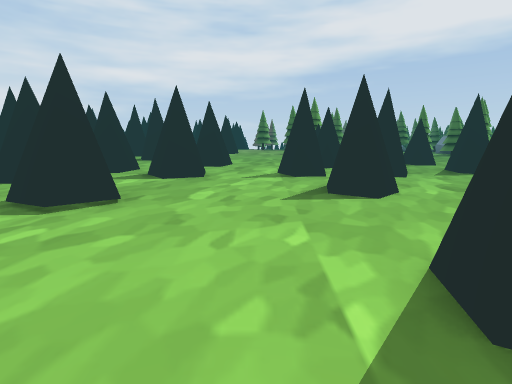
view 1 (above)

22 first-person views from a walk through a 3-D level made in the Unity game engine. The camera is 1.3 m above the floor, tilts 8° down and sees 80° across. The floor is counted in squares, 1 m on a side. Each view is taken from the middle of a square. On the plan, view 1 faces up. The plan holds only what a view shows up to about 14 squares ahead; the rest is blank. The place goes on beyond the plan. The player character is not drawn. Some animated figures are not drawn.

view 2
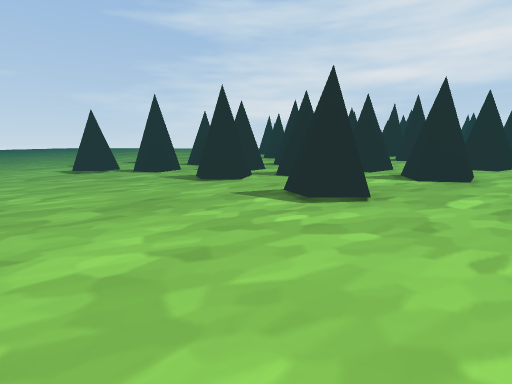

view 3
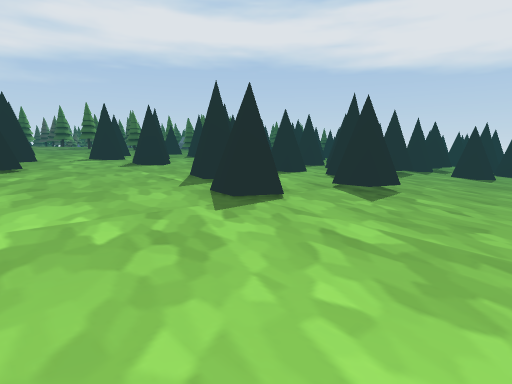

view 4
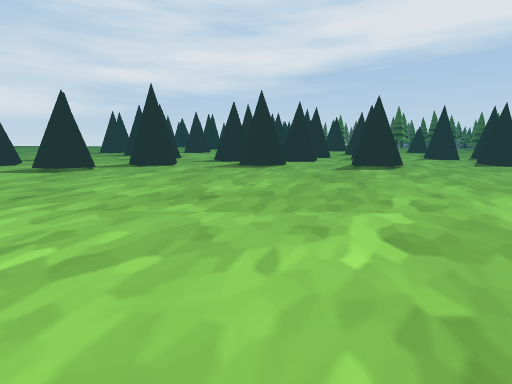

view 5
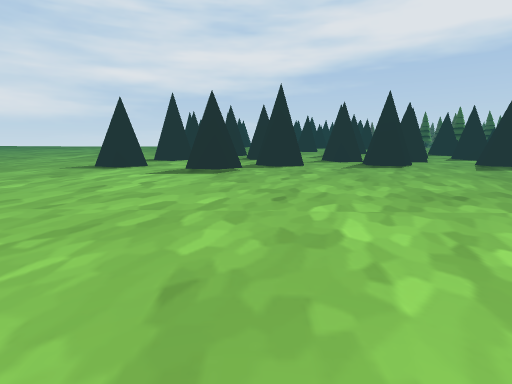

view 6
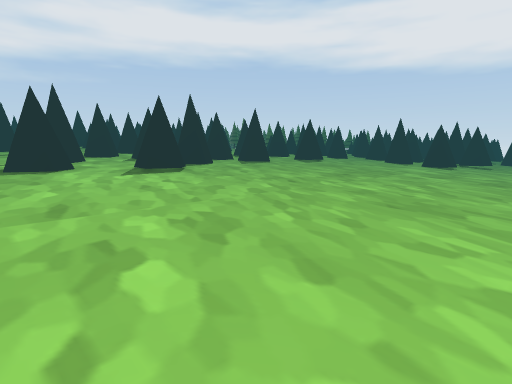

view 7
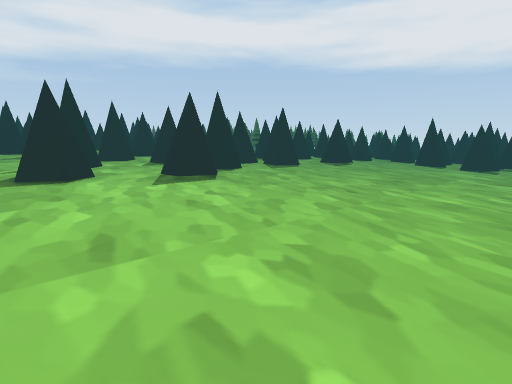

view 8
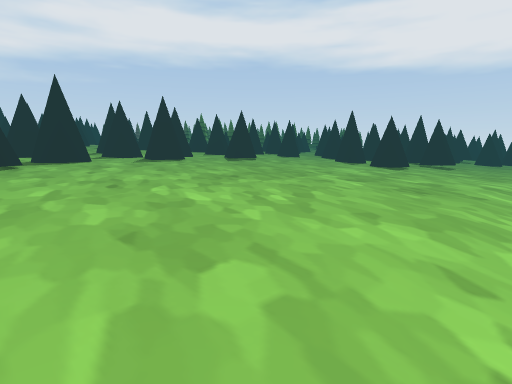

view 9
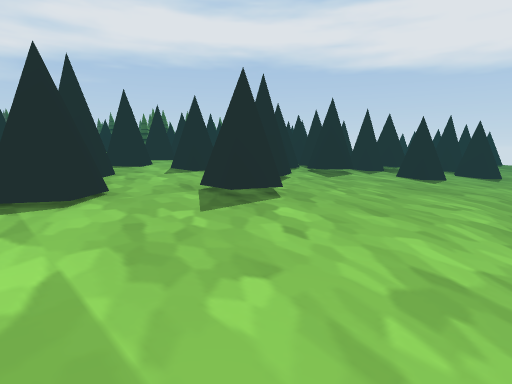

view 10
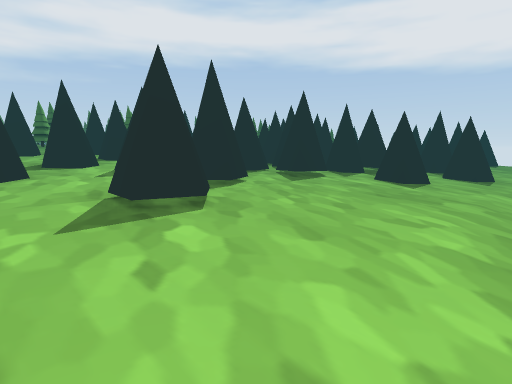

view 11
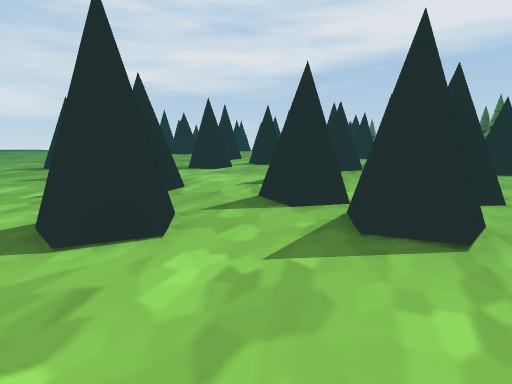

view 12
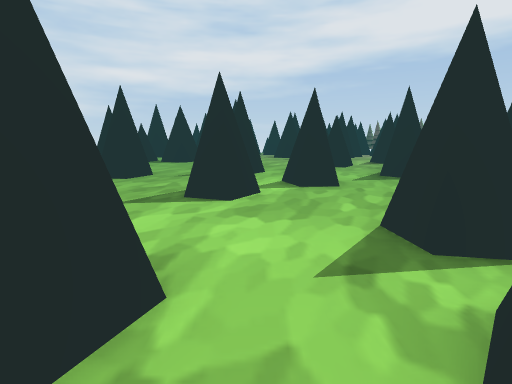

view 13
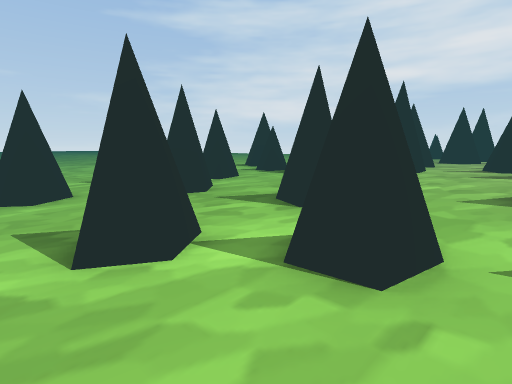

view 14
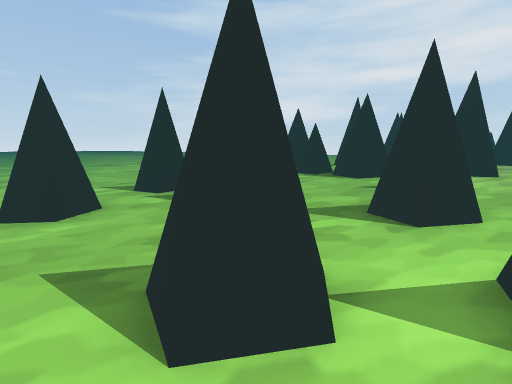

view 15
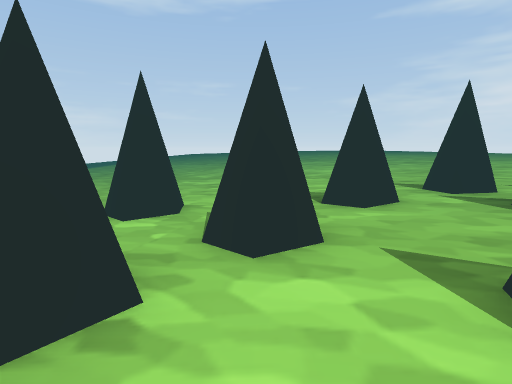

view 16
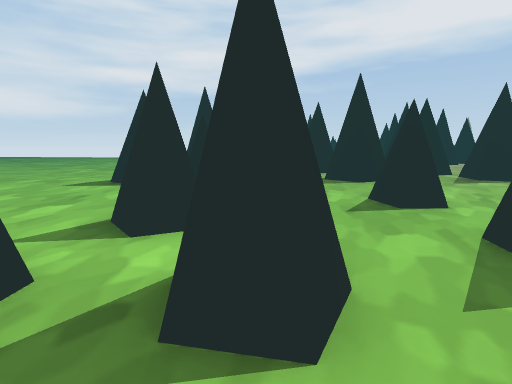

view 17
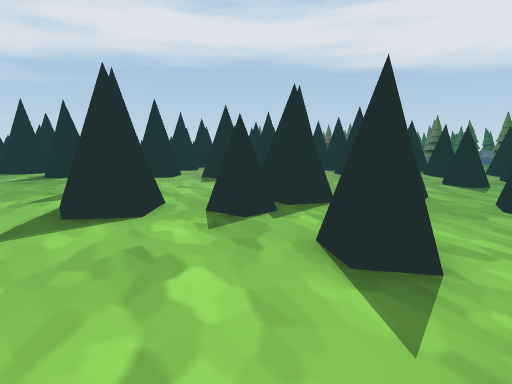

view 18
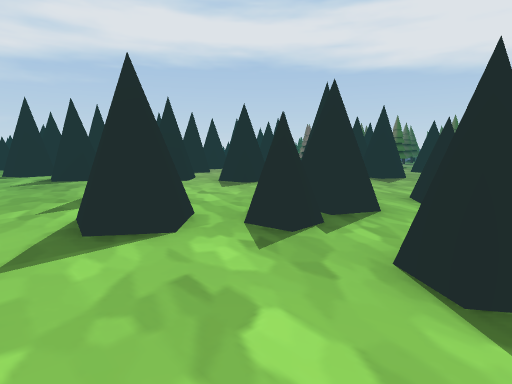

view 19
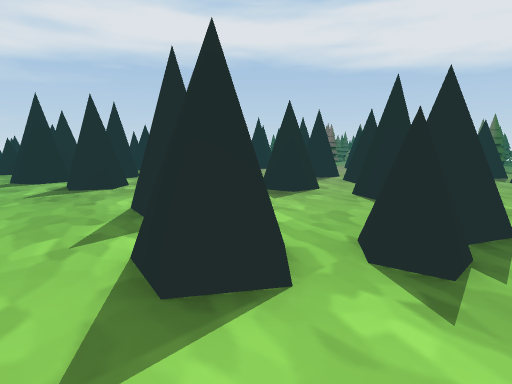

view 20
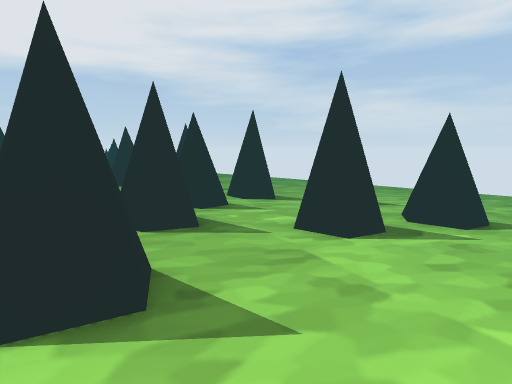

view 21
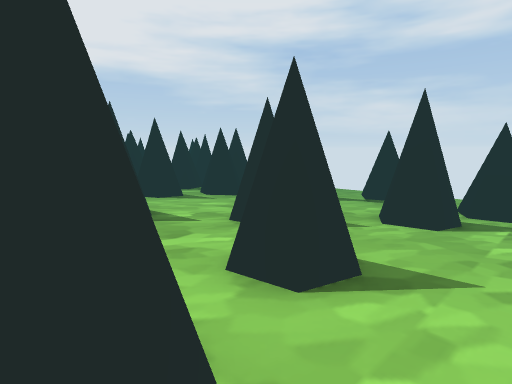

view 22
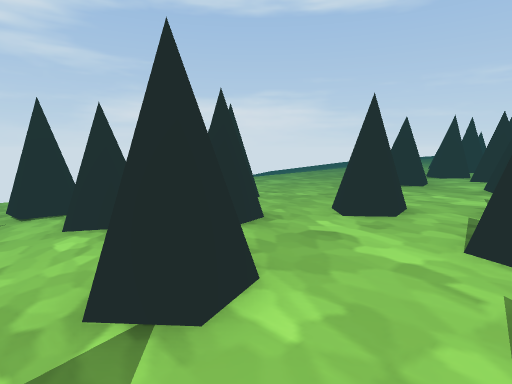

### Floor plan
Key: @ floor where view 1 was taken; # wall or solid block; x gap in a wall; . main floor; : floor 0.25 m higher than the main floor; - floor 0.25 m lower than the main floor; + floor 0.5 m higher than the main floor; _ floor 0.5 m lower than the main floor; * floor 0.75 m higher than the main floor; % floor 1 m higher than the main floor; & floor 1.25 m higher than the main floor; $ floor 1.5 m higher than the main floor; / step, stairs or slope; = window, fence, low wall or low ledge.
Columns run from 20 left of view 1 to 12 right of it. Each row starts with its distance up from view 1.
 38   #
 37   =
 36
 35    ##
 34
 33  &####
 32  &&&
 31  &&
 30  &&#$   #
 29  &&&&   &&
 28  &&& ##&&& #
 27  &&& &#=&&&##
 26 &&&# &&##&&x&
 25 &&&##&&&&&&#=
 24 &&&&&&&&&&&=#
 23 &&#&&&&&#=&&#   #
 22 &&#=&# &&&&&&&&&##
 21 &&&=###&&&&&&&/#
 20 &&&&&&&&#&&&&&=#
 19 %%%##%%%%%%%#=%%%%#
 18 %%%##%%%//%%%%  #
 17 %%%%%&%%##%%%#
 16 %%#%%#=%%%%%%##
 15 %%%%%%%%%%##%* #
 14 ********#/***  ##   **     #/
 13 ***#****#/**=#     ***     #=
 12 *****//*******    #*** #  ++
 11 *****##****##*  ***+++ +  ++#
 10 ******=#+++##+ #x #++##+#+++ +
  9 +++##++##++x++#++##++//++++++
  8 +++##++++++#=##++++++++++::##
  7 ++++++++++++##+++++++:##:::##:
  6 +/#=++++#+++##+:##::::::::::::
  5 +/#::##:=:::::::##:::::::#::::##
  4 :::::##::::::::::::::::::+::..##
  3 ::::::::::::::::::::::##..##..=#
  2 :::::::::::::::::::...##..##..##
  1 ::::::::::............ .......##
  0 ....................@##...=#/.-##
 -1 .....................##.##-#/----
 -2 ......................--##-------
 -3 .................--------=-------
 -4 .....----------------------------
 -5  ----------------------------____
 -6 - ---------------------__________
 -7      _ _____        _ _______

Where each view was taken, in squares from view 1:
view 1: 0 up, 0 right, facing up
view 2: 0 up, 0 right, facing up-left
view 3: 6 down, 4 left, facing up-right
view 4: 6 down, 8 left, facing up
view 5: 6 down, 13 left, facing up
view 6: 6 down, 20 left, facing up-right
view 7: 4 down, 20 left, facing up-right
view 8: 7 down, 15 left, facing up-right
view 9: 7 down, 0 right, facing up-right
view 10: 7 down, 2 right, facing up-right
view 11: 2 up, 10 left, facing up
view 12: 7 up, 11 left, facing up
view 13: 12 up, 8 left, facing up-left
view 14: 12 up, 10 left, facing up-left
view 15: 11 up, 10 left, facing left
view 16: 14 up, 15 left, facing up
view 17: 17 up, 20 left, facing up-right
view 18: 18 up, 20 left, facing up-right
view 19: 20 up, 20 left, facing up-right
view 20: 14 up, 20 left, facing down-right
view 21: 10 up, 0 right, facing down-right
view 22: 10 up, 9 right, facing down-left
